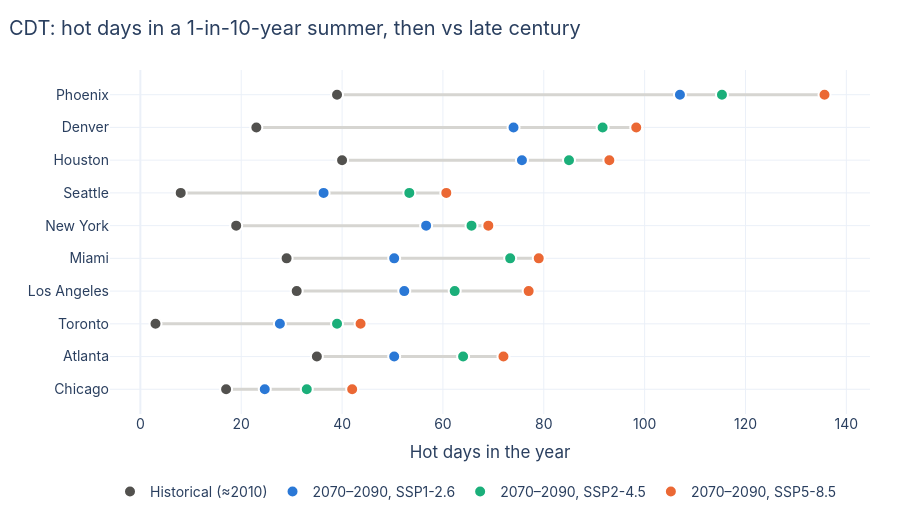

The notebook cell this image was saved under:
### Code cell
if cdt is not None:
    hot = cdt[cdt["hazard"] == "hot_days"].pivot(index="site", columns="pathway", values="value")
    hot = hot.loc[(hot["ssp585"] - hot["historic"]).sort_values().index]
    labels = {"historic": "Historical (≈2010)", "ssp126": "2070–2090, SSP1-2.6",
              "ssp245": "2070–2090, SSP2-4.5", "ssp585": "2070–2090, SSP5-8.5"}
    fig = go.Figure()
    for site in hot.index:
        fig.add_trace(go.Scatter(x=[hot.loc[site].min(), hot.loc[site].max()], y=[site, site], mode="lines",
                                 line=dict(color="#d6d5d1", width=3), showlegend=False, hoverinfo="skip"))
    for pathway, color in CDT_COLORS.items():
        fig.add_trace(go.Scatter(x=hot[pathway], y=hot.index, mode="markers", name=labels[pathway],
                                 marker=dict(size=12, color=color, line=dict(width=2, color="white")),
                                 hovertemplate="%{y}: %{x:.0f} hot days<extra></extra>"))
    layout(fig, "CDT: hot days in a 1-in-10-year summer, then vs late century",
           xaxis_title="Hot days in the year", legend=dict(orientation="h", y=-0.18))
    fig.update_layout(height=520)
    fig.show()
    gain = (hot["ssp585"] - hot["historic"]).sort_values(ascending=False)
    print(f"Most extra hot days under SSP5-8.5: {gain.index[0]} (+{gain.iloc[0]:.0f}), "
          f"then {gain.index[1]} (+{gain.iloc[1]:.0f}); fewest: {gain.index[-1]} (+{gain.iloc[-1]:.0f}).")

### Figure 1 — Plotly figure (JSON) as saved in the notebook; plotly's stock layout.template omitted (floating-point values rounded to 4 significant figures)
{"data": [{"hoverinfo": "skip", "line": {"color": "#d6d5d1", "width": 3}, "mode": "lines", "showlegend": false, "type": "scatter", "x": [17.0, 42.0], "y": ["Chicago", "Chicago"]}, {"hoverinfo": "skip", "line": {"color": "#d6d5d1", "width": 3}, "mode": "lines", "showlegend": false, "type": "scatter", "x": [35.0, 72.0], "y": ["Atlanta", "Atlanta"]}, {"hoverinfo": "skip", "line": {"color": "#d6d5d1", "width": 3}, "mode": "lines", "showlegend": false, "type": "scatter", "x": [3.0, 43.67], "y": ["Toronto", "Toronto"]}, {"hoverinfo": "skip", "line": {"color": "#d6d5d1", "width": 3}, "mode": "lines", "showlegend": false, "type": "scatter", "x": [31.0, 77.0], "y": ["Los Angeles", "Los Angeles"]}, {"hoverinfo": "skip", "line": {"color": "#d6d5d1", "width": 3}, "mode": "lines", "showlegend": false, "type": "scatter", "x": [29.0, 79.0], "y": ["Miami", "Miami"]}, {"hoverinfo": "skip", "line": {"color": "#d6d5d1", "width": 3}, "mode": "lines", "showlegend": false, "type": "scatter", "x": [19.0, 69.0], "y": ["New York", "New York"]}, {"hoverinfo": "skip", "line": {"color": "#d6d5d1", "width": 3}, "mode": "lines", "showlegend": false, "type": "scatter", "x": [8.0, 60.67], "y": ["Seattle", "Seattle"]}, {"hoverinfo": "skip", "line": {"color": "#d6d5d1", "width": 3}, "mode": "lines", "showlegend": false, "type": "scatter", "x": [40.0, 93.0], "y": ["Houston", "Houston"]}, {"hoverinfo": "skip", "line": {"color": "#d6d5d1", "width": 3}, "mode": "lines", "showlegend": false, "type": "scatter", "x": [23.0, 98.33], "y": ["Denver", "Denver"]}, {"hoverinfo": "skip", "line": {"color": "#d6d5d1", "width": 3}, "mode": "lines", "showlegend": false, "type": "scatter", "x": [39.0, 135.7], "y": ["Phoenix", "Phoenix"]}, {"hovertemplate": "%{y}: %{x:.0f} hot days<extra></extra>", "marker": {"color": "#52514e", "line": {"color": "white", "width": 2}, "size": 12}, "mode": "markers", "name": "Historical (≈2010)", "type": "scatter", "x": [17.0, 35.0, 3.0, 31.0, 29.0, 19.0, 8.0, 40.0, 23.0, 39.0], "y": ["Chicago", "Atlanta", "Toronto", "Los Angeles", "Miami", "New York", "Seattle", "Houston", "Denver", "Phoenix"]}, {"hovertemplate": "%{y}: %{x:.0f} hot days<extra></extra>", "marker": {"color": "#2a78d6", "line": {"color": "white", "width": 2}, "size": 12}, "mode": "markers", "name": "2070–2090, SSP1-2.6", "type": "scatter", "x": [24.67, 50.33, 27.67, 52.33, 50.33, 56.67, 36.33, 75.67, 74.0, 107.0], "y": ["Chicago", "Atlanta", "Toronto", "Los Angeles", "Miami", "New York", "Seattle", "Houston", "Denver", "Phoenix"]}, {"hovertemplate": "%{y}: %{x:.0f} hot days<extra></extra>", "marker": {"color": "#1baf7a", "line": {"color": "white", "width": 2}, "size": 12}, "mode": "markers", "name": "2070–2090, SSP2-4.5", "type": "scatter", "x": [33.0, 64.0, 39.0, 62.33, 73.33, 65.67, 53.33, 85.0, 91.67, 115.3], "y": ["Chicago", "Atlanta", "Toronto", "Los Angeles", "Miami", "New York", "Seattle", "Houston", "Denver", "Phoenix"]}, {"hovertemplate": "%{y}: %{x:.0f} hot days<extra></extra>", "marker": {"color": "#eb6834", "line": {"color": "white", "width": 2}, "size": 12}, "mode": "markers", "name": "2070–2090, SSP5-8.5", "type": "scatter", "x": [42.0, 72.0, 43.67, 77.0, 79.0, 69.0, 60.67, 93.0, 98.33, 135.7], "y": ["Chicago", "Atlanta", "Toronto", "Los Angeles", "Miami", "New York", "Seattle", "Houston", "Denver", "Phoenix"]}], "layout": {"font": {"family": "Inter, Helvetica, Arial, sans-serif", "size": 14}, "height": 520, "legend": {"orientation": "h", "y": -0.18}, "margin": {"b": 60, "l": 110, "r": 30, "t": 70}, "title": {"text": "CDT: hot days in a 1-in-10-year summer, then vs late century", "x": 0.01}, "xaxis": {"title": {"text": "Hot days in the year"}}}}
